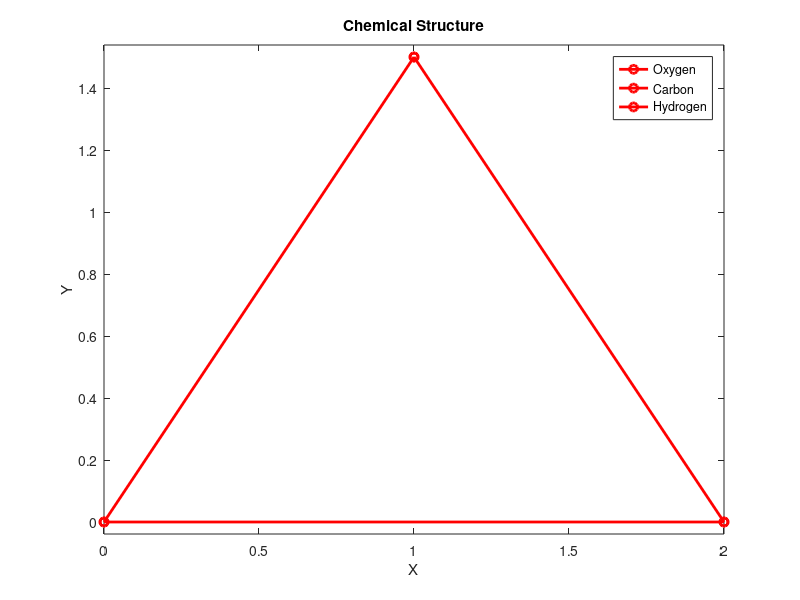

MATLAB code to generate this figure:
% Define the matrix
b = 2;
a = 3;
A = [0, b; b, a];

% Find eigenvalues and eigenvectors
[V, D] = eig(A);

% Display results
disp('Eigenvalues:');
disp(diag(D)');
disp('Eigenvectors:');
disp(V);

% Display chemical structure
figure;
H = [0, 0];
O = [2, 0];
C = [1, 1.5];
plot([H(1), O(1)], [H(2), O(2)], 'ro-', 'LineWidth', 2); % Oxygen
hold on;
plot([C(1), O(1)], [C(2), O(2)], 'ro-', 'LineWidth', 2); % Carbon
hold on;
plot([H(1), C(1)], [H(2), C(2)], 'ro-', 'LineWidth', 2); % Hydrogen
axis equal;
title('Chemical Structure');
xlabel('X');
ylabel('Y');
legend('Oxygen', 'Carbon', 'Hydrogen');